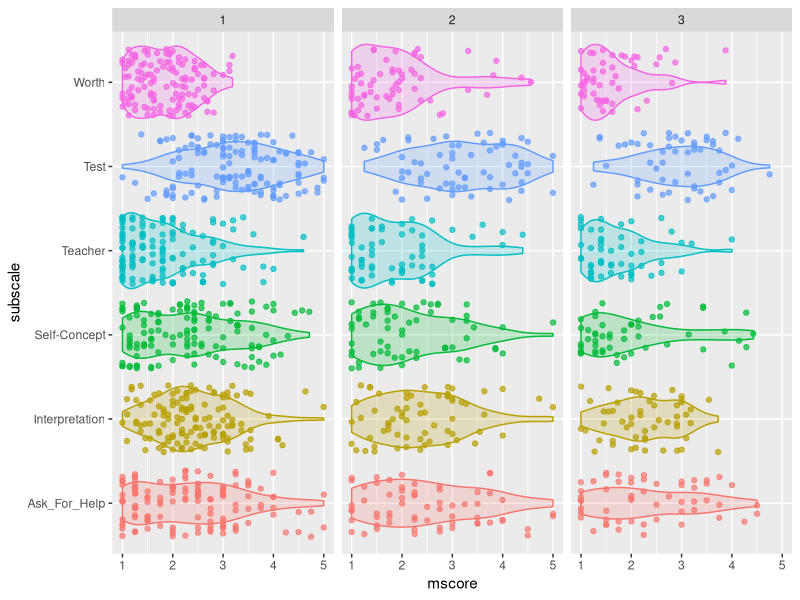

Generate this figure with R:
library("dplyr")   # data processing
library("tidyr")   # data reshaping
library("ggplot2") # plotting

scales <- read.csv("subscales.csv", stringsAsFactors = FALSE)
glimpse(scales)

stars_wide <- read.csv("stars.csv", stringsAsFactors = FALSE)

glimpse(stars_wide)

stars <- stars_wide %>% gather(item_id, score, -student_id, -year)

glimpse(stars)

## map each item to each of the 5 subscales
## I3  --> Ask_For_Help
## I2  --> Interpretation
## I25 --> Self-Concept
## I30 --> Teacher
## I1  --> Test
## I24 --> Worth

stars_sub <- inner_join(scales, stars, "item_id")
glimpse(stars_sub)

## calculate subscale means per student_id and year
stars_means <- stars_sub %>%
   group_by(student_id, year, subscale) %>%
   summarise(mscore = mean(score))

glimpse(stars_means)

ggplot(stars_means, aes(subscale, mscore, color = subscale)) +
    geom_jitter(alpha = .7) +
    geom_violin(aes(fill = subscale), alpha = .2) +
    coord_flip() + 
    facet_wrap(~year) +
    guides(color = FALSE, fill = FALSE)
